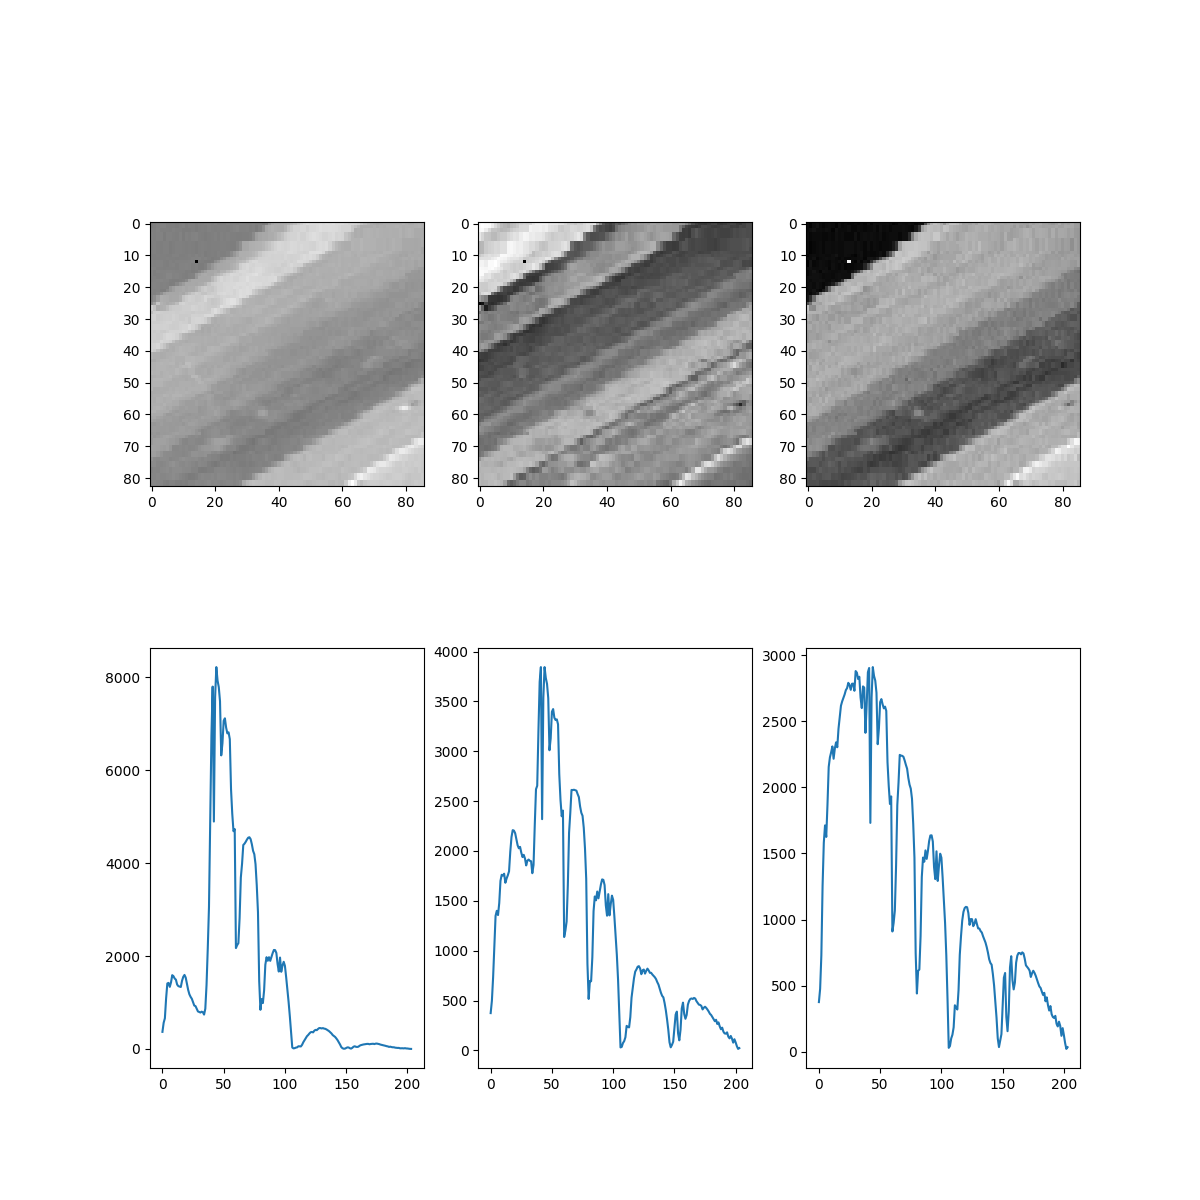

The Python source for this figure:
from sklearn.datasets import make_classification
from sklearn import datasets
X, y = datasets.make_classification(
    weights=[0.8,0.2],
    n_samples=100,
    n_features=2,
    n_informative=1,
    n_repeated=0,
    n_redundant=0,
    flip_y=.05,
    random_state=1234,
    n_clusters_per_class=1
)
print(X.shape)
print(y)

from scipy.io import loadmat
import numpy as np
import matplotlib.pyplot as plt
import scipy
from sklearn.decomposition import PCA

img = loadmat('SalinasA_corrected.mat')['salinasA_corrected']

import time

print(img.shape)
fig, ax = plt.subplots(2, 3, figsize = (12, 12))

ax[0,0].imshow(img[:,:,9], cmap='binary_r')
ax[0,1].imshow(img[:,:,99], cmap='binary_r')
ax[0,2].imshow(img[:,:,199], cmap='binary_r')

x1 = img[10,10,:]
x2 = img[40,40,:]
x3 = img[80,80,:]

ax[1, 0].plot(x1)
ax[1, 1].plot(x2)
ax[1, 2].plot(x3)

plt.savefig("lab8.png")

fig, ax = plt.subplots(1, 2, figsize = (12, 12))

r = img[:,:,4]
g = img[:,:,12]
b = img[:,:,26]

min_r = np.min(r)
max_r = np.max(r)
r_norm = (r - min_r)
r_norm = r_norm / np.max(r_norm)

min_g = np.min(g)
max_g = np.max(g)
g_norm = (g - min_g)
g_norm = g_norm / np.max(g_norm)

min_b = np.min(b)
max_b = np.max(b)
b_norm = (b - min_b)
b_norm = b_norm / np.max(b_norm)

result = np.empty((r.shape[0], r.shape[1], 3)).astype(float)
result[:,:,0] = r_norm
result[:,:,1] = g_norm
result[:,:,2] = b_norm

ax[0].imshow(result)

img_res = img.reshape(img.shape[0]*img.shape[1], img.shape[2])
print(img_res.shape)
pca = PCA(n_components=3)
X =pca.fit_transform(img_res)
print(X.shape)
X = X.reshape(img.shape[0], img.shape[1], 3)
print(X.shape)

r = X[:,:,0]
g = X[:,:,1]
b = X[:,:,2]

min_r = np.min(r)
max_r = np.max(r)
r_norm = (r - min_r)
r_norm = r_norm / np.max(r_norm)

min_g = np.min(g)
max_g = np.max(g)
g_norm = (g - min_g)
g_norm = g_norm / np.max(g_norm)

min_b = np.min(b)
max_b = np.max(b)
b_norm = (b - min_b)
b_norm = b_norm / np.max(b_norm)

result2 = np.empty((r.shape[0], r.shape[1], 3)).astype(float)
result2[:,:,0] = r_norm
result2[:,:,1] = g_norm
result2[:,:,2] = b_norm

ax[1].imshow(result2)

plt.savefig("lab8_2.png")

label = loadmat('SalinasA_gt.mat')['salinasA_gt']
print(label)

X = img.reshape(img.shape[0]*img.shape[1], img.shape[2])
y = label.reshape(img.shape[0]*img.shape[1])
from sklearn.naive_bayes import GaussianNB
from sklearn.metrics import accuracy_score
from sklearn.model_selection import train_test_split
from sklearn.model_selection import RepeatedKFold

X_train, X_test, y_train, y_test = train_test_split(
    X, y,
    test_size=.30,
    random_state=1234
)

rkf = RepeatedKFold(n_splits=2, n_repeats=5, random_state=1234)
scores = []

clf = GaussianNB()
for train_index, test_index in rkf.split(X):
    X_train, X_test = X[train_index], X[test_index]
    y_train, y_test = y[train_index], y[test_index]
    clf.fit(X_train, y_train)
    predict = clf.predict(X_test)
    scores.append(accuracy_score(y_test, predict))

mean_score = np.mean(scores)
std_score = np.std(scores)
print("All: %.3f (%.3f)" % (mean_score, std_score))

X = result.reshape(result.shape[0]*result.shape[1], result.shape[2])

X_train, X_test, y_train, y_test = train_test_split(
    X, y,
    test_size=.30,
    random_state=1234
)

rkf = RepeatedKFold(n_splits=2, n_repeats=5, random_state=1234)
scores = []

clf = GaussianNB()
for train_index, test_index in rkf.split(X):
    X_train, X_test = X[train_index], X[test_index]
    y_train, y_test = y[train_index], y[test_index]
    clf.fit(X_train, y_train)
    predict = clf.predict(X_test)
    scores.append(accuracy_score(y_test, predict))

mean_score = np.mean(scores)
std_score = np.std(scores)
print("RGB: %.3f (%.3f)" % (mean_score, std_score))

X = result2.reshape(result2.shape[0]*result2.shape[1], result2.shape[2])

X_train, X_test, y_train, y_test = train_test_split(
    X, y,
    test_size=.30,
    random_state=1234
)

rkf = RepeatedKFold(n_splits=2, n_repeats=5, random_state=1234)
scores = []

clf = GaussianNB()
for train_index, test_index in rkf.split(X):
    X_train, X_test = X[train_index], X[test_index]
    y_train, y_test = y[train_index], y[test_index]
    clf.fit(X_train, y_train)
    predict = clf.predict(X_test)
    scores.append(accuracy_score(y_test, predict))

mean_score = np.mean(scores)
std_score = np.std(scores)
print("PCA: %.3f (%.3f)" % (mean_score, std_score))